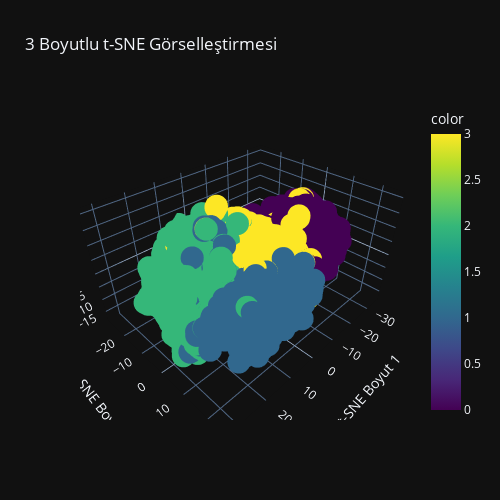

Here is the notebook cell this chart was saved with:
### Code cell
# DataFrame
df_tsne = pd.DataFrame({
    'tsne1': X_tsne[:, 0],
    'tsne2': X_tsne[:, 1],
    'tsne3': X_tsne[:, 2],
    'label': y_train
})

# Etkileşimli 3B scatter plot
fig = px.scatter_3d(df_tsne, x='tsne1', y='tsne2', z='tsne3',
                    color=clusters_kmeans,
                    title='3 Boyutlu t-SNE Görselleştirmesi',
                    labels={'tsne1': 't-SNE Boyut 1',
                            'tsne2': 't-SNE Boyut 2',
                            'tsne3': 't-SNE Boyut 3'},
                    color_continuous_scale='viridis')

fig.update_layout(
    width=500,  # piksel cinsinden genişlik
    height=500, # piksel cinsinden yükseklik
    autosize=False  # otomatik boyutlandırmayı kapat
)


fig.show()

### Figure 1 — Plotly figure (JSON) as saved in the notebook; plotly's stock layout.template omitted (floating-point values rounded to 4 significant figures; data arrays with more than 128 entries replaced by an {"elided": "..."} marker saying what was removed)
{"data": [{"hovertemplate": "t-SNE Boyut 1=%{x}<br>t-SNE Boyut 2=%{y}<br>t-SNE Boyut 3=%{z}<br>color=%{marker.color}<extra></extra>", "legendgroup": "", "marker": {"color": {"elided": "6348 int values"}, "coloraxis": "coloraxis", "symbol": "circle"}, "mode": "markers", "name": "", "scene": "scene", "showlegend": false, "x": {"elided": "6348 float values"}, "y": {"elided": "6348 float values"}, "z": {"elided": "6348 float values"}, "type": "scatter3d"}], "layout": {"scene": {"domain": {"x": [0.0, 1.0], "y": [0.0, 1.0]}, "xaxis": {"title": {"text": "t-SNE Boyut 1"}}, "yaxis": {"title": {"text": "t-SNE Boyut 2"}}, "zaxis": {"title": {"text": "t-SNE Boyut 3"}}}, "coloraxis": {"colorbar": {"title": {"text": "color"}}, "colorscale": [[0.0, "#440154"], [0.1111, "#482878"], [0.2222, "#3e4989"], [0.3333, "#31688e"], [0.4444, "#26828e"], [0.5556, "#1f9e89"], [0.6667, "#35b779"], [0.7778, "#6ece58"], [0.8889, "#b5de2b"], [1.0, "#fde725"]]}, "legend": {"tracegroupgap": 0}, "title": {"text": "3 Boyutlu t-SNE Görselleştirmesi"}, "width": 500, "height": 500, "autosize": false}}
